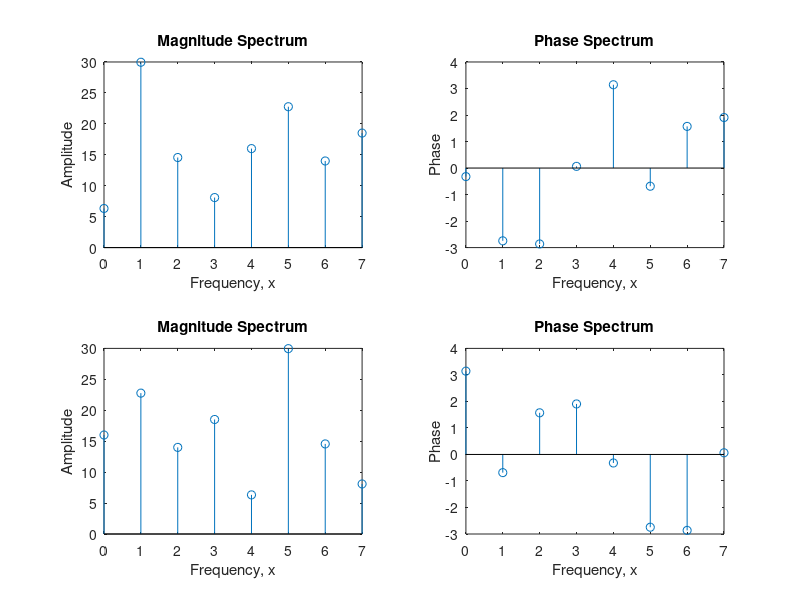

Here is the MATLAB script that generated this plot:
N = 8;
x = randi([-10,10],1,N) +1i*randi([-10,10],1,N);
y = fft(real(x)) + 1i*fft(imag(x));
% y = fft(x);
n = 0:1:length(x)-1;
subplot(221), stem(n,abs(y));
xlabel('Frequency, x'); ylabel('Amplitude');
title('Magnitude Spectrum');
subplot(222), stem(n,angle(y));
xlabel('Frequency, x'); ylabel('Phase');
title('Phase Spectrum');
subplot(223), stem(n,fftshift(abs(y)));
xlabel('Frequency, x'); ylabel('Amplitude');
title('Magnitude Spectrum');
subplot(224), stem(n,fftshift(angle(y)));
xlabel('Frequency, x'); ylabel('Phase');
title('Phase Spectrum');
